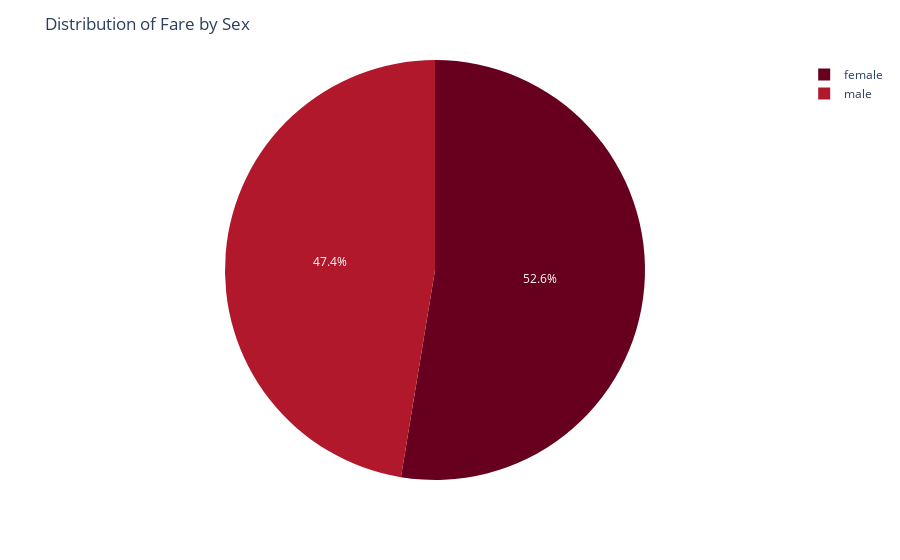

Notebook source saved alongside this figure:
### Markdown cell above
> In this Graph we will show % of Male is higer Age

### Code cell
import plotly.express as px
df = df1
fig = px.pie(df, values='Fare', names='Sex', color_discrete_sequence=px.colors.sequential.RdBu)
fig.update_layout(title='Distribution of Fare by Sex')
fig.show()

### Figure 1 — Plotly figure (JSON) as saved in the notebook; plotly's stock layout.template omitted (floating-point values rounded to 4 significant figures; data arrays with more than 128 entries replaced by an {"elided": "..."} marker saying what was removed)
{"data": [{"domain": {"x": [0, 1], "y": [0, 1]}, "hovertemplate": "Sex=%{label}<br>Fare=%{value}<extra></extra>", "labels": {"elided": "684 str values"}, "legendgroup": "", "name": "", "showlegend": true, "type": "pie", "values": {"elided": "684 float values"}}], "layout": {"legend": {"tracegroupgap": 0}, "margin": {"t": 60}, "piecolorway": ["rgb(103,0,31)", "rgb(178,24,43)", "rgb(214,96,77)", "rgb(244,165,130)", "rgb(253,219,199)", "rgb(247,247,247)", "rgb(209,229,240)", "rgb(146,197,222)", "rgb(67,147,195)", "rgb(33,102,172)", "rgb(5,48,97)"], "title": {"text": "Distribution of Fare by Sex"}}}
